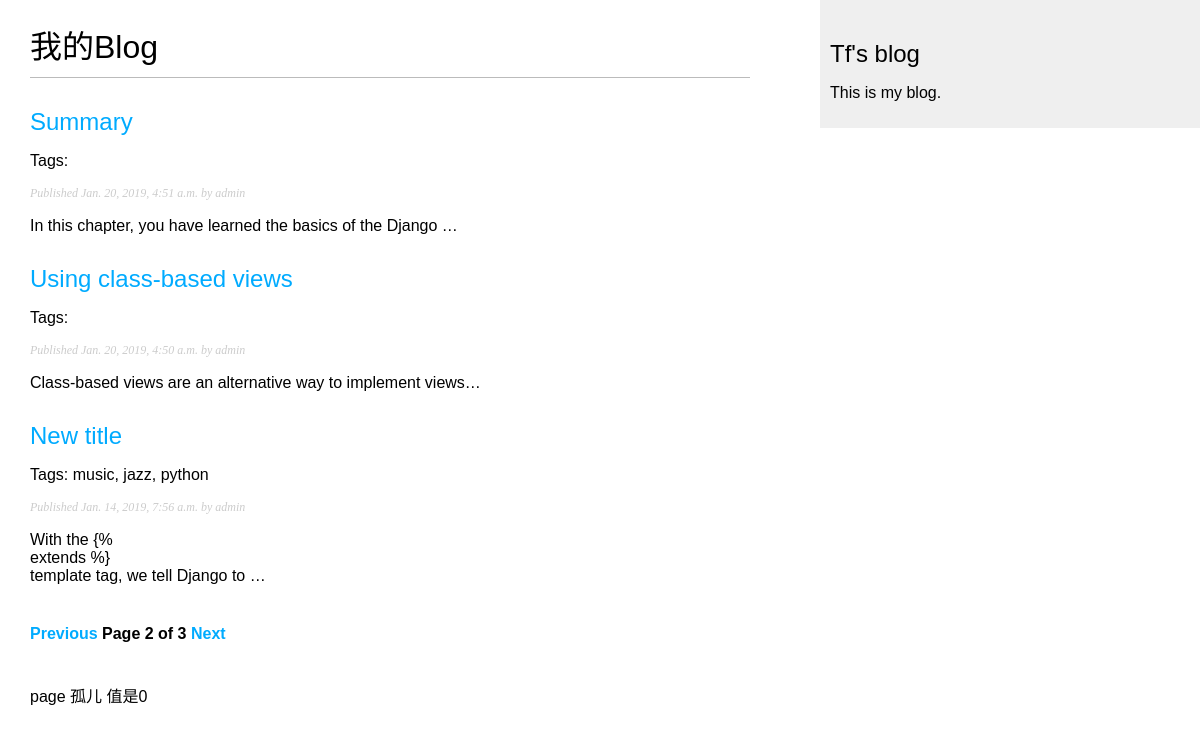
Screenshot of /blog/?page=2 with the database file from the repository.
### blog/models.py (models this page shows, shortened)
class Post(models.Model):
    tags = TaggableManager()
    objects = models.Manager()
    published = PublishedManager()
    STATUS_CHOICES = (
        ('draft', 'Draft'),
        ('published', 'Published'),
    )
    title = models.CharField(max_length=250)
    slug = models.SlugField(max_length=250,
                            unique_for_date='publish')
    author = models.ForeignKey(User,
                               on_delete=models.CASCADE,
                               related_name="blog_posts")
    body = models.TextField()
    publish = models.DateTimeField(default=timezone.now)
    created = models.DateTimeField(auto_now_add=True)
    updated = models.DateTimeField(auto_now=True)
    status = models.CharField(max_length=10,
                              choices=STATUS_CHOICES,
                              default='draft')
    class Meta:
        ordering = ('-publish',)
    def get_absolute_url(self):
        return reverse('blog:post_detail',
                       args=[
                           self.publish.year,
                           self.publish.month,
                           self.publish.day,
                           self.slug
                       ])

### blog/views.py (the view)
# urls.py: path('', views.PostListView.as_view(), name='post_list'),
class PostListView(ListView):
    queryset = Post.published.all()
    context_object_name = 'posts'
    paginate_by = 3
    template_name = 'blog/post/list.html'

### blog/templates/blog/post/list.html (shortened to what this page needs)
{% extends "blog/base.html" %}
{% block content %}
    <h1>我的Blog</h1>
    {% for post in posts %}
        <h2>
            <a href="{{ post.get_absolute_url }}">
                {{ post.title }}
            </a>
        </h2>
        <p class="tags">Tags: {{ post.tags.all|join:", " }}</p>
        <p class="date">
            Published {{ post.publish }} by {{ post.author }}
        </p>
        {{ post.body|truncatechars:60|linebreaks }}
    {% endfor %}
    {% include "pagination.html" with page=page_obj%}
    <span>
        <p>
            page 孤儿 值是{{ paginator.orphans }}
        </p>
    </span>
{% endblock %}

### blog/static/css/blog.css (style rules this page uses)
body { margin:0; padding:0; font-family:helvetica, sans-serif; }
a { color:#00abff; text-decoration:none; }
h1 { font-weight:normal; border-bottom:1px solid #bbb; padding:0 0 10px 0; }
h2 { font-weight:normal; margin:30px 0 0; }
p.date { color:#ccc; font-family: georgia, serif; font-size: 12px; font-style: italic; }

### rows the page displays
Post: title "Summary", publish "Jan. 20, 2019, 4:51 a.m.", author "admin", body "In this chapter, you have learned the basics of the Django …"
Post: title "Using class-based views", publish "Jan. 20, 2019, 4:50 a.m.", author "admin", body "Class-based views are an alternative way to implement views…"
Post: title "New title", tags.all "music, jazz, python", publish "Jan. 14, 2019, 7:56 a.m.", author "admin", body "With the {% extends %} template tag, we tell Django to …"

### other values shown
{{ page.number }} "2"
{{ page.paginator.num_pages }} "3"
{{ paginator.orphans }} "0"
